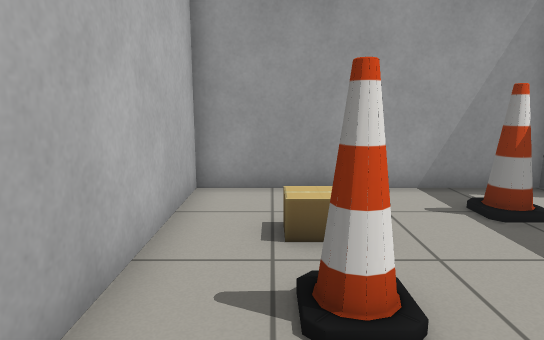
View 1 (above)

23 first-person views from a walk through a robot-simulator world made for Gazebo. The camera is 0.9 m above the floor, tilts 10° down and sees 75° across. The floor is counted in squares, 0.5 m on a side. Each view is taken from the middle of a square. On the plan, view 1 faces up. The plan holds only what a view shows up to about 17 squares ahead; the rest is blank. Gazebo's built-in surfaces are drawn with simple patterns.

View 2
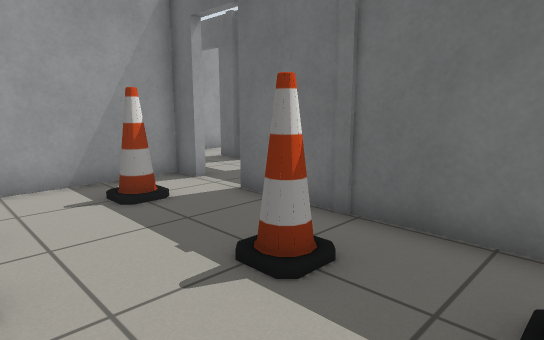

View 3
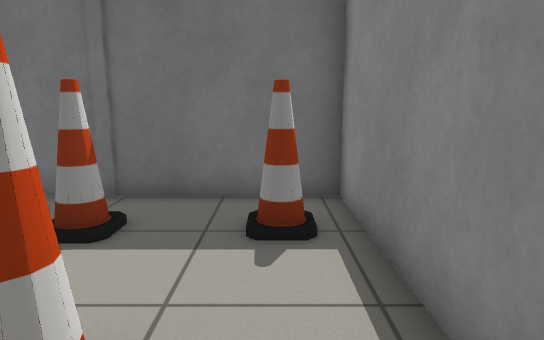

View 4
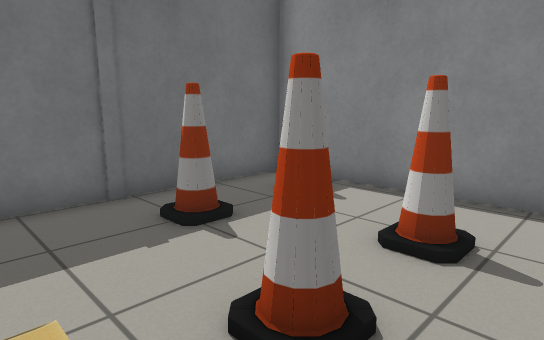

View 5
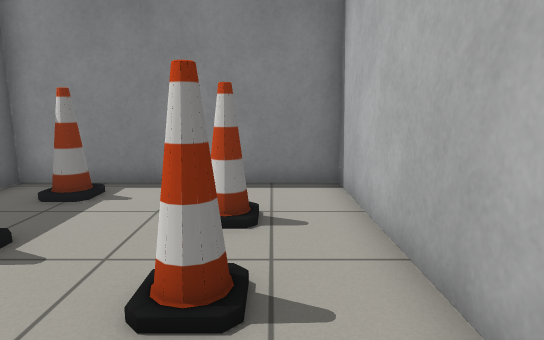

View 6
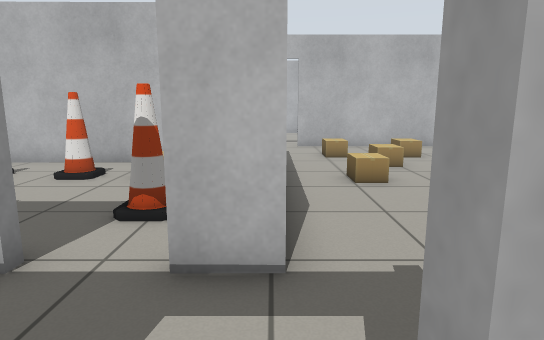

View 7
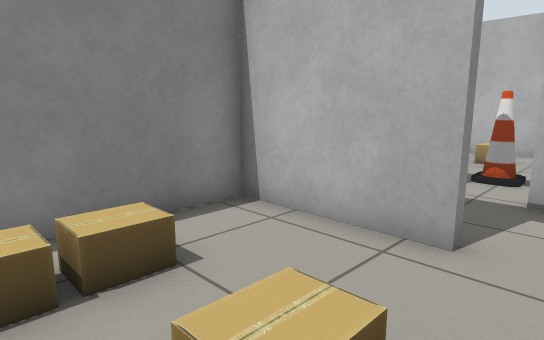

View 8
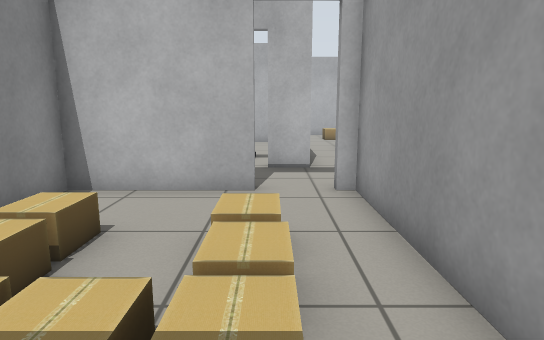

View 9
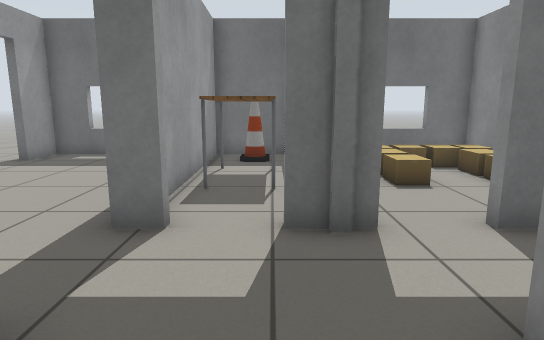

View 10
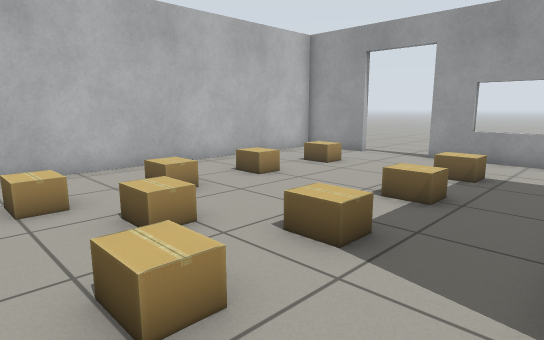

View 11
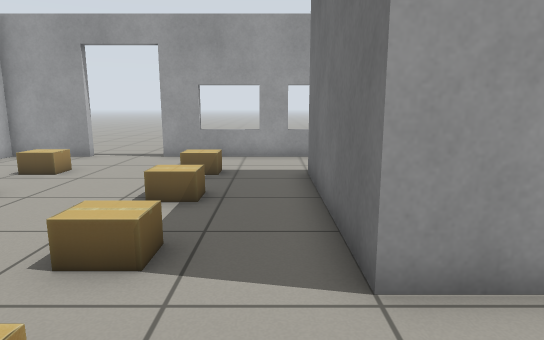

View 12
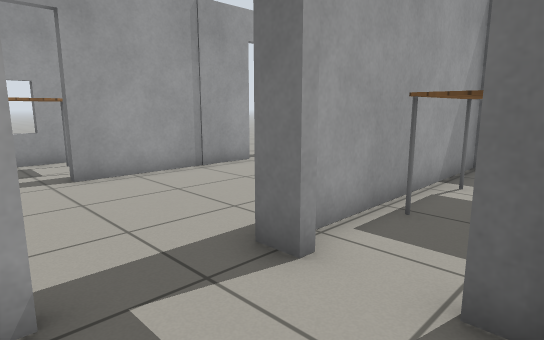

View 13
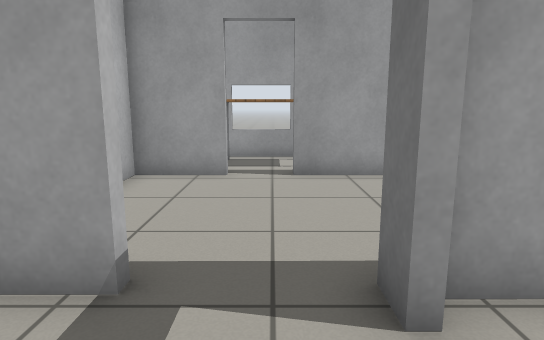

View 14
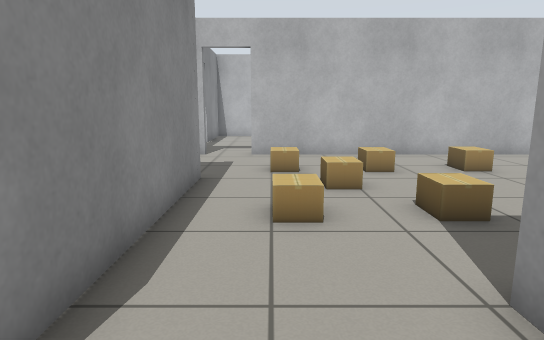

View 15
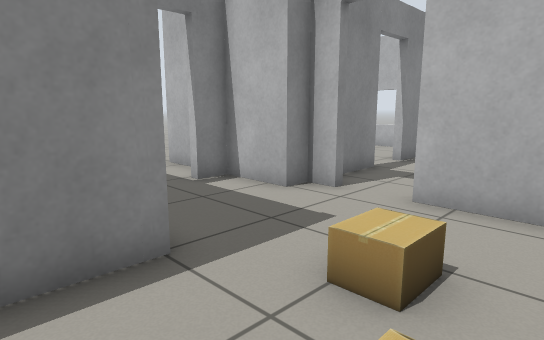

View 16
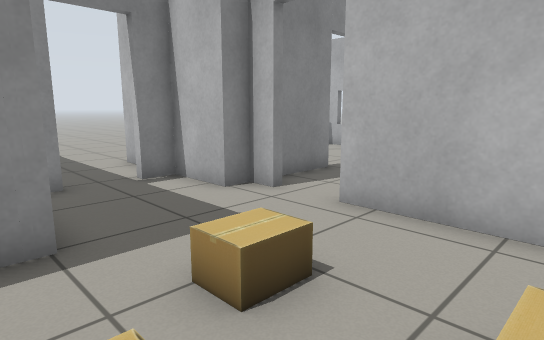

View 17
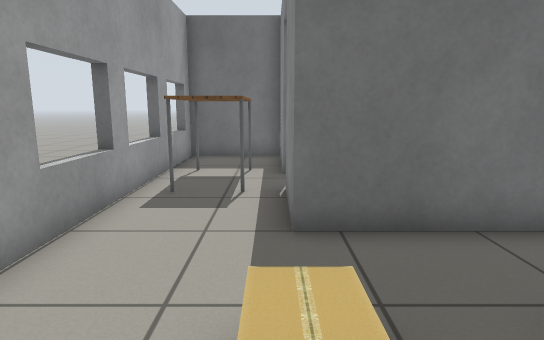

View 18
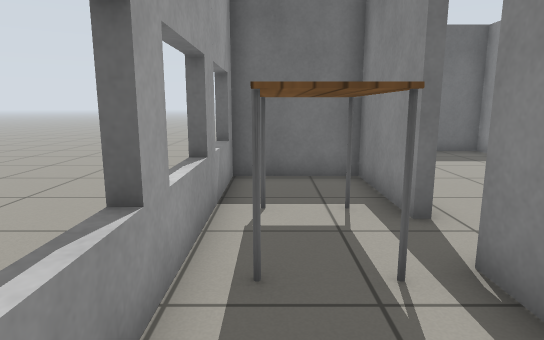

View 19
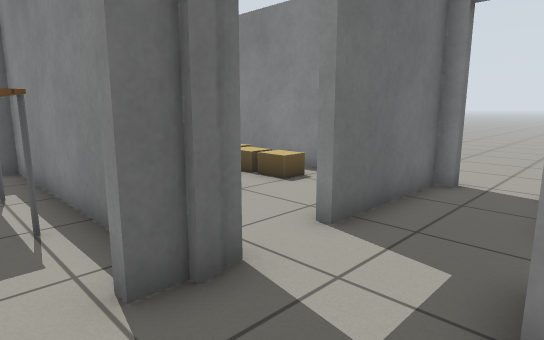

View 20
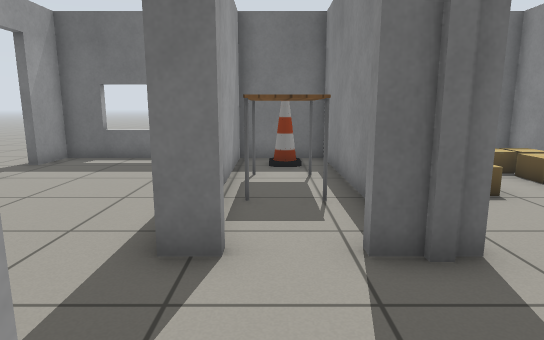

View 21
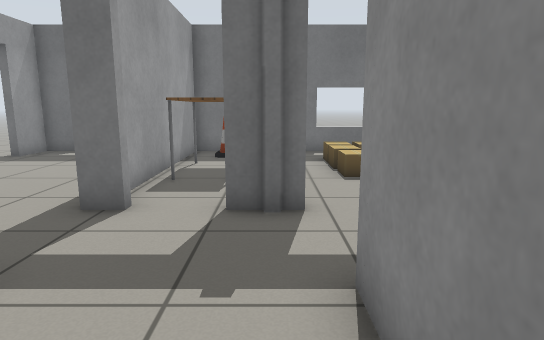

View 22
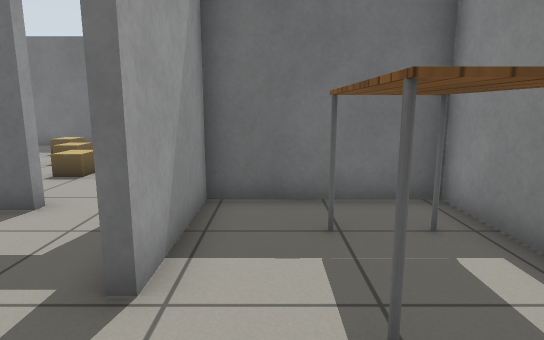

View 23
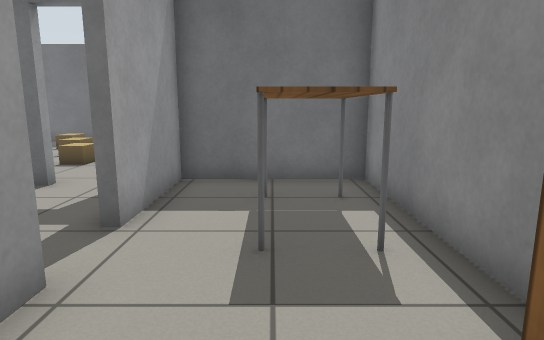

### Floor plan
Points are (right, up) in squares from view 1. A wall is a line through its corners. A room is listed if a view was taken in it or the views show most of it. See-through windows are left out.
Room 1 (views 1, 2, 3, 4, 5)
walls: (6.1, 6.9) (6.1, 7.8) (-1.7, 7.8) (-1.6, -2.4) (6.1, -2.4) (6.1, 5.1)
ways out: open door at (6, 6) to room 3
objects: cardboard box (0, 5) to (1, 5); cone (1, 0); cone (1, 3); cone (4, -1); cone (4, 2); cone (4, 6)
Room 2 (views 6, 7, 8)
walls: (14.9, 8.8) (9.4, 8.8); (9.4, 6.6) (9.4, 2.5) (17.7, 2.5) (17.7, 7.6)
ways out: open door at (9, 7.5) to room 3
objects: cardboard box (12, 4) to (13, 4); cardboard box (12, 7); cardboard box (13, 7) to (14, 7); cardboard box (14, 4); cardboard box (15, 4); cardboard box (15, 5); cardboard box (15, 6); cardboard box (15, 7)
Room 3 (views 9, 10, 11, 12, 13, 14, 15, 16, 17, 18, 19, 20, 21)
walls: (-2.1, 8.1) (6.4, 8.1) (6.4, 6.9); (6.6, 12.2) (4, 12.2) (4, 18.7) (6.9, 18.7); (-3.6, 22) (-6.6, 22) (-6.6, 9.1); (-6.6, 7.5) (-6.6, 6.6) (-5.9, 6.6) (-5.9, 4.4) (-4.9, 4.4); (9.1, 11.6) (9.1, 12.5); (8.5, 18.7) (12.3, 18.7) (12.3, 22) (-1.1, 22); (9.1, 8.4) (9.1, 9.8); (9.1, 2.5) (9.1, 6.6)
ways out: open door at (6, 6) to room 1; open door at (9, 7.5) to room 2; opening at (7.5, 12) to room 5; open door at (7.7, 18.7) to room 5; open door at (9, 10.5) to room 6; open door at (-7, 8.5); open door at (-4, 4); open door at (-2, 22); open door at (7.5, 2)
objects: cardboard box (-4, 10) to (-3, 11); cardboard box (-4, 13) to (-3, 13); cardboard box (-4, 16) to (-3, 16); cardboard box (-4, 19) to (-3, 19); cardboard box (-1, 11) to (-1, 12); cardboard box (1, 10) to (1, 11); cardboard box (1, 13); cardboard box (1, 16); cardboard box (1, 19); table (7, 20) to (9, 21)
Room 4 (views 22, 23)
walls: (-11.6, 6.3) (-12.3, 6.3); (-12, 1.6) (-6.2, 1.6) (-6.2, 6.3) (-9.9, 6.3); (-15.6, 4.5) (-15.6, 2.6)
ways out: open door at (-10.7, 6.3)
objects: bookshelf (-15, 2) to (-13, 2); table (-11, 3) to (-8, 4)
Room 5 (no view inside)
walls: (14.4, 18.4) (8.5, 18.4); (6.9, 18.4) (4.3, 18.4) (4.3, 17.5); (16.9, 12.4) (17.7, 12.4) (17.7, 18.4) (16, 18.4)
ways out: opening at (7.5, 12) to room 3; open door at (7.7, 18.7) to room 3; open door at (15.3, 18.7)
Room 6 (no view inside)
walls: (11.2, 9.1) (17.7, 9.1) (17.7, 12.2) (9.6, 12.2)
ways out: open door at (9, 10.5) to room 3
objects: table (12, 10) to (14, 11); cone (16, 10) to (16, 11)

Positions as (right, up) in squares from view 1, and headings:
1: (0, 0), facing up
2: (1, -1), facing up-right
3: (-1, -1), facing right
4: (-1, 5), facing down-right
5: (0, 6), facing down
6: (10, 8), facing left
7: (14, 8), facing down-left
8: (17, 7), facing left
9: (4, 10), facing right
10: (4, 9), facing up-left
11: (3, 9), facing up
12: (6, 9), facing up-right
13: (8, 9), facing up
14: (7, 10), facing left
15: (0, 12), facing down-left
16: (-1, 13), facing down-left
17: (-1, 19), facing right
18: (3, 21), facing right
19: (6, 11), facing down-right
20: (5, 11), facing right
21: (3, 9), facing right
22: (-13, 5), facing right
23: (-15, 4), facing right
